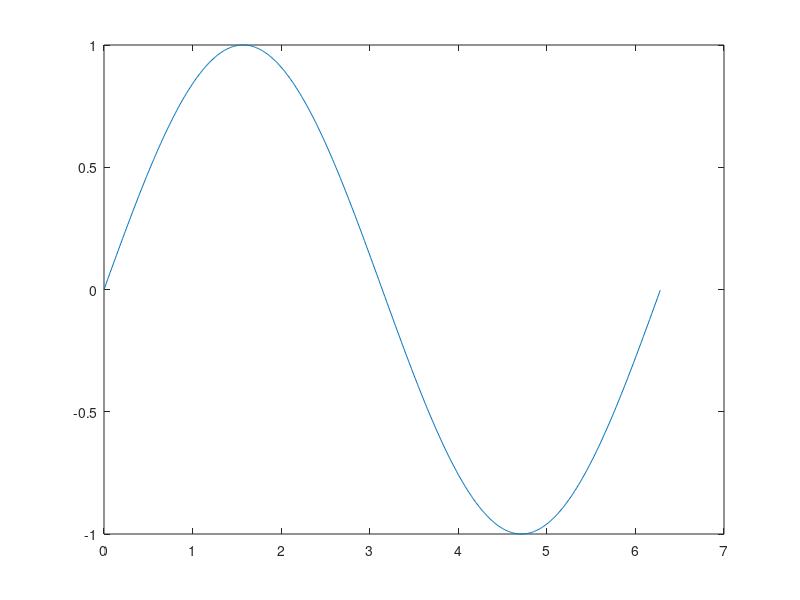
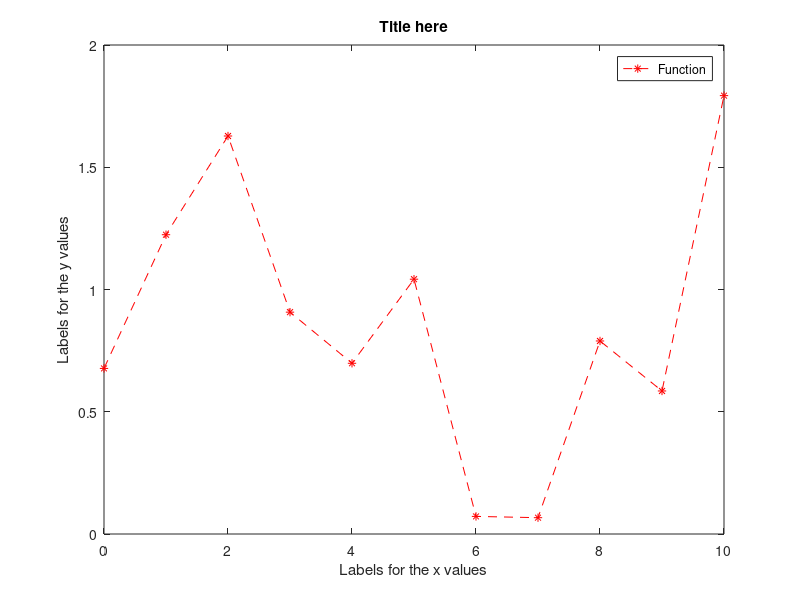
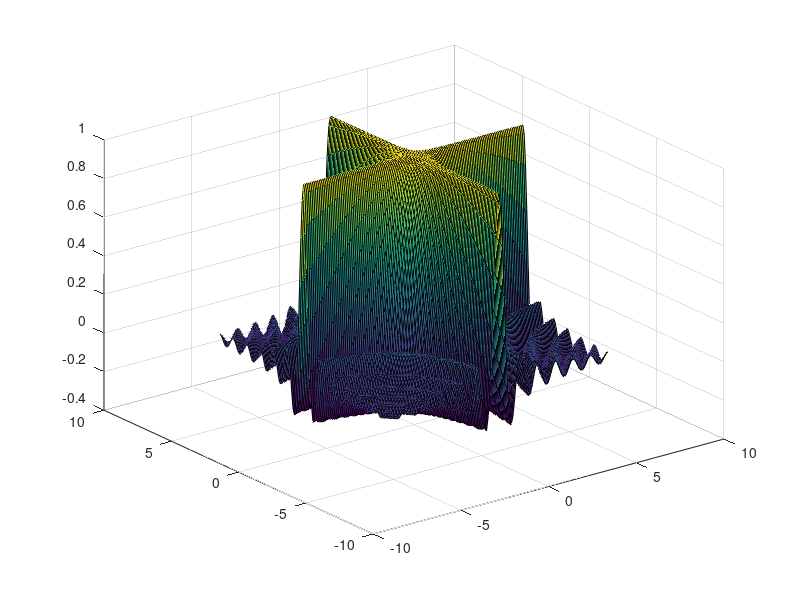

Source code (MATLAB) for these figures, in order: (Note: this script raises an error after producing the figures.)
%% Matlab Workshop
% Script 1 - Basic Syntax and Examples

close all; clear all;
%% First Principles
% As you can see, you can comment with % and create a new section with %%

% Hide output by ending a line with ;
x = 15;

% Print output directly without using ;
y = x^2

% Or save outputs for later, and "display them:" in one go.
sentence= ['If x is ', num2str(x), ' then x^2 is ', num2str(y)];
disp(sentence)

%% For loops are simple to implement
result = 0;
for i=1:5
    result = result + i;
end
result

% While loops can do "and" &&, and "or" ||
otherThing = 1;
while(result > 0 && otherThing < 10)
    result = result -1;
    otherThing = otherThing*5;
end
result

% But, matlab can do loops implicitly (i.e. with built on commands)
% using the 'from:by:to' syntax: for example
x = 1:1:10

triangularNumber10 = sum(x)

%% Practice Questions on Loops, basic operations, and printing:
% Consider the following infinite sum:
% sum from n = 1 to infinity of 1/(n(ln(n))^2.

% i) What does this seem to approach / converge to?

% ii) How many terms do you need in your sum for the Nth sum and (N+1)th
% sum to differ by )10)^(-3) ?


%% Plotting
% given some set of (x,y) coordinates, we can easily plot them!
figure(1)
xVals = 0:0.01:2*pi;
yVals = sin(xVals);
plot(xVals,yVals)

% To make figures look nice you can add labels, colors, and so on!
figure(2)
xVals = 0:1:10;
yVals = 2*rand(1,11);
plot(xVals,yVals,'--*r');
xlabel('Labels for the x values')
ylabel('Labels for the y values')
title('Title here')
legend('Function')


%% Advanced Plots 
% You can also plot surfaces!
xVals = -2*pi:0.1:2*pi;
yVals = -2*pi:0.1:2*pi;

% z = f(x,y) = sin(xy)/xy
zVals = sin( xVals'*(yVals))./ (xVals' * yVals);

% Surf plots (x,y,z) triples!
figure(3)
surf(xVals,yVals,zVals);

% See also: pcolor , plot3, scatter, contour etc, etc. 
% Matlab can plot in every conceivably useful way! See:
% https://www.mathworks.com/help/matlab/creating_plots/types-of-matlab-plots.html

%% Practice plotting

% Plot the function f(x) = sin(x)/cos(sqrt(x)) between 0 and 10
% (with whatever colors and style you'd like!)

%% Vectors and Matrices
% vectors and matrices we can define either as above or with prebuilt commands

% Here, pay attention to the arguments!
x = ones(3,1)
x = zeros(1,3)
x = randn(3,3)

% Or we can define them directly

x = [1 1 1]'
% Aside:  ' is transpose
A = [1 2 3 ; 2 2 2 ; 7 1 1]

% And we can multiply vectors and matrices easily with *
b = A*x

% Accessing arries can be done entry-wise or 'block'wise
A(2,3)
A(1:3,1:2)

%% You can also find the (geometric length) of vectors
% Or its width and height as a matrix!
norm(b)
[height,width] = size(b)
%% Solving linear systems is easy! Behold, \

A\b

% For those interested, see the documentation of \ , this thing is a
% powerhouse!

%% What else can we do? Everything you've seen in linear algebra!

null(A)

rank(A)

eigs(A)


%% Practice: 
% Here are some special matrices

P = pascal(8);
H = hadamard(8);

%First visualize P,H using the 'spy' command, then ompute the eigenvectors
%and eigenvalues of P,H, and PH.

%% What about function / subroutines? 
% These have to be defined at the end on the script, or in a seperate file.

%first let's go to the end of the file to see the syntax!

m=1; n = 2;
% mess about with the inputs (m and n) and figure out what this function
% does (or see the file!)
[answer1 , answer2] = Function_in_another_file(n,m);

%% Practice: Bringing it all together 
% at the bottom of the file, define a function that:
% Takes as input a matrix A
% computes the largest eigenvalue lambda_1 of A, A^2, A^3, and so on.
% plots the result!


% Extra: Look at the documentation of eigs to find the corresponfing
% eigenvector x_1 to this eigenvalue lambda_1, and take the vector y of all
% ones. examine what happens to the sequence
% Ay, A^2y, ... A^ky compared to x_1.
% (Make sure to normalize your vectors so things dont blowup!)

%% Function definitions

function [output] = functionName(input)
% Note we don't have to specify what input / putput are - these can be
% numbers, strings, matrices, etc.
    output = input^3
end



%% References and Further Resources

%{ 
    https://www.mathworks.com/content/dam/mathworks/mathworks-dot-com/moler/intro.pdf
    https://www.mathworks.com/help/matlab/creating_plots/types-of-matlab-plots.html
    D.J. Higham and N.J. Higham. MATLAB Guide. SIAM, 2000.
    MACM 203 Notes, Spring 2017, Dr. Cedric Chauve
%}
